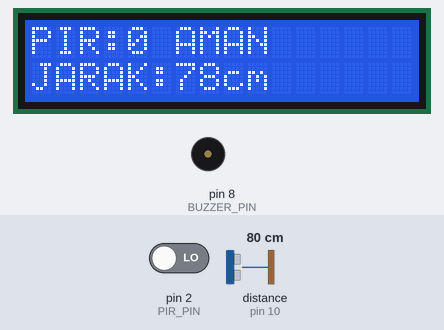
This sketch was run on a simulated Arduino Uno, built with avr-gcc and run on an emulated ATmega328P. Parts: 16×2 character LCD, buzzer (waves = sounding). Wiring (inferred from the names in the program): ultrasonic range finder: trigger pin 9; echo pin 10. Inputs (shaded band) come from the test bench; at power-on: pin 2 (PIR_PIN) LOW, distance to the obstacle (sensor on pin 10) 80 cm. The echo pulse lasts 58.3 µs per cm; what the sketch prints to the serial monitor is not drawn.

Above: at 3.2 s.
3.3 s: pin 2 (PIR_PIN) driven HIGH
At 4.6 s:
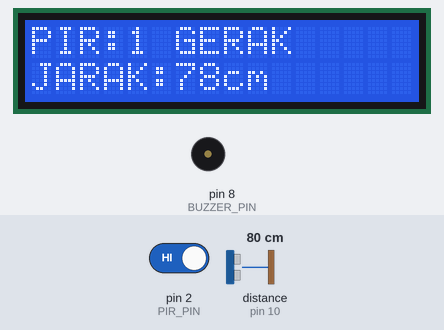
5.0 s: distance to the obstacle (sensor on pin 10) set to 56 cm
At 5.4 s:
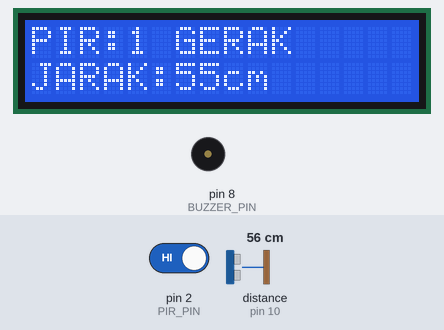
6.6 s: distance to the obstacle (sensor on pin 10) set to 47 cm
At 7.2 s:
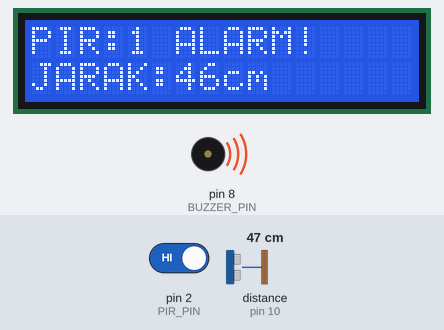
8.2 s: distance to the obstacle (sensor on pin 10) set to 120 cm
At 9.0 s:
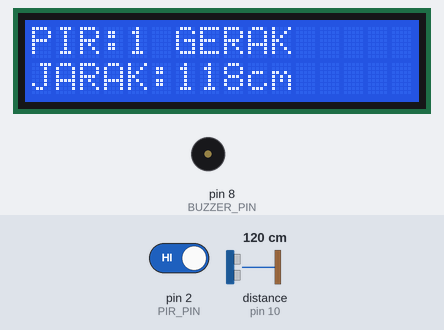
9.8 s: pin 2 (PIR_PIN) driven LOW
At 10.8 s:
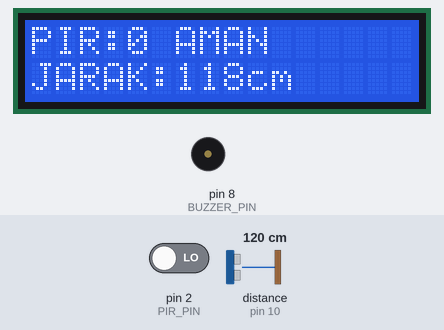
Timing chart, 0 to 12.5 s (numbered marks = the images above; inputs shaded):
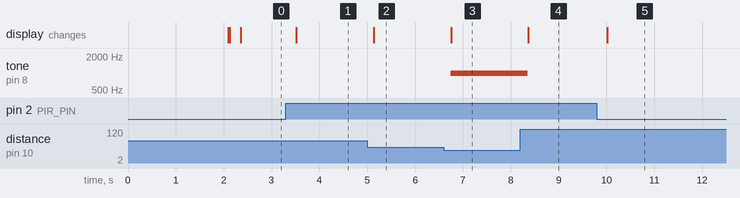

Measured:
- the behaviour switches between 52 and 51 cm on distance to the obstacle (sensor on pin 10) (found by bisection; images 2 and 3)
- after the input at 3.3 s, the display: changes after 0.22 s (image 1)
- after the input at 5.0 s, the display: changes after 0.14 s (image 2)
- after the input at 6.6 s, tone on pin 8 (BUZZER_PIN): silent → 1000 Hz after 0.14 s; the display: changes after 0.15 s (image 3)
- after the input at 8.2 s, tone on pin 8 (BUZZER_PIN): 1000 Hz → silent after 0.16 s; the display: changes after 0.17 s (image 4)
- after the input at 9.8 s, the display: changes after 0.22 s (image 5)

The sketch:

Percobaan_2.ino
```cpp
#include <Wire.h>
#include <LiquidCrystal_I2C.h>

LiquidCrystal_I2C lcd(0x27,16,2);

#define PIR_PIN 2
#define BUZZER_PIN 8
#define TRIG_PIN 9
#define ECHO_PIN 10

long duration;
int distance;
int motion;

void setup() {

  Serial.begin(9600);

  pinMode(PIR_PIN, INPUT);
  pinMode(BUZZER_PIN, OUTPUT);
  pinMode(TRIG_PIN, OUTPUT);
  pinMode(ECHO_PIN, INPUT);

  lcd.init();
  lcd.backlight();

  lcd.setCursor(0,0);
  lcd.print(" SMART HOME ");
  lcd.setCursor(0,1);
  lcd.print("   READY    ");

  delay(2000);
  lcd.clear();
}

void loop() {

  // Baca PIR
  motion = digitalRead(PIR_PIN);

  // Baca Ultrasonic
  digitalWrite(TRIG_PIN, LOW);
  delayMicroseconds(2);

  digitalWrite(TRIG_PIN, HIGH);
  delayMicroseconds(10);
  digitalWrite(TRIG_PIN, LOW);

  duration = pulseIn(ECHO_PIN, HIGH, 30000);

  if(duration == 0)
    distance = 999;
  else
    distance = duration * 0.034 / 2;

  // ===== LCD BARIS 1 =====
  lcd.setCursor(0,0);

  if(motion == HIGH && distance <= 50)
  {
    lcd.print("PIR:1 ALARM!  ");
    tone(BUZZER_PIN,1000);
  }
  else if(motion == HIGH)
  {
    lcd.print("PIR:1 GERAK   ");
    noTone(BUZZER_PIN);
  }
  else
  {
    lcd.print("PIR:0 AMAN    ");
    noTone(BUZZER_PIN);
  }

  // ===== LCD BARIS 2 =====
  lcd.setCursor(0,1);
  lcd.print("JARAK:");
  lcd.print(distance);
  lcd.print("cm   ");

  // ===== SERIAL =====
  Serial.print("PIR=");
  Serial.print(motion);
  Serial.print(" | Jarak=");
  Serial.print(distance);
  Serial.println(" cm");

  delay(200);
}
```

MasterSPI.cpp
```cpp
#include <SPI.h>
#include <MFRC522.h>

#define PIR_PIN 2
#define RST_PIN 3
#define RFID_SS 4

#define SLAVE_SS 7

#define BUZZER_PIN 8
#define TRIG_PIN 9
#define ECHO_PIN 10

MFRC522 rfid(RFID_SS, RST_PIN);

long duration;
int distance;
int motion;

void sendString(String data)
{
  digitalWrite(SLAVE_SS, LOW);

  for(int i=0;i<data.length();i++)
  {
    SPI.transfer(data[i]);
  }

  SPI.transfer('\n');

  digitalWrite(SLAVE_SS, HIGH);
}

void setup()
{
  Serial.begin(9600);

  pinMode(PIR_PIN, INPUT);
  pinMode(BUZZER_PIN, OUTPUT);

  pinMode(TRIG_PIN, OUTPUT);
  pinMode(ECHO_PIN, INPUT);

  pinMode(SLAVE_SS, OUTPUT);
  digitalWrite(SLAVE_SS, HIGH);

  SPI.begin();

  rfid.PCD_Init();
}

void loop()
{
  motion = digitalRead(PIR_PIN);

  digitalWrite(TRIG_PIN, LOW);
  delayMicroseconds(2);

  digitalWrite(TRIG_PIN, HIGH);
  delayMicroseconds(10);

  digitalWrite(TRIG_PIN, LOW);

  duration = pulseIn(ECHO_PIN, HIGH);

  distance = duration * 0.034 / 2;

  String cardStatus = "NOCARD";

  if(rfid.PICC_IsNewCardPresent() &&
     rfid.PICC_ReadCardSerial())
  {
      cardStatus = "CARD";

      Serial.print("UID: ");

      for(byte i=0;i<rfid.uid.size;i++)
      {
          Serial.print(rfid.uid.uidByte[i],HEX);
          Serial.print(" ");
      }

      Serial.println();

      rfid.PICC_HaltA();
  }

  if(motion == HIGH && distance < 50)
      tone(BUZZER_PIN,1000);
  else
      noTone(BUZZER_PIN);

  String data =
      String(motion) + "," +
      String(distance) + "," +
      cardStatus;

  sendString(data);

  Serial.println(data);

  delay(500);
}
```

MasterUART.cpp
```cpp
#include <SPI.h>
#include <MFRC522.h>
#include <SoftwareSerial.h>

SoftwareSerial mySerial(6,7);

#define PIR_PIN 2
#define BUZZER_PIN 8
#define TRIG_PIN 9
#define ECHO_PIN 10

#define SS_PIN 4
#define RST_PIN 3

MFRC522 rfid(SS_PIN,RST_PIN);

long duration;
int distance;
int motion;

void setup()
{
  Serial.begin(9600);
  mySerial.begin(9600);

  SPI.begin();
  rfid.PCD_Init();

  pinMode(PIR_PIN,INPUT);
  pinMode(BUZZER_PIN,OUTPUT);
  pinMode(TRIG_PIN,OUTPUT);
  pinMode(ECHO_PIN,INPUT);
}

void loop()
{
  motion=digitalRead(PIR_PIN);

  digitalWrite(TRIG_PIN,LOW);
  delayMicroseconds(2);

  digitalWrite(TRIG_PIN,HIGH);
  delayMicroseconds(10);

  digitalWrite(TRIG_PIN,LOW);

  duration=pulseIn(ECHO_PIN,HIGH);

  distance=duration*0.034/2;

  String card="NOCARD";

  if(rfid.PICC_IsNewCardPresent() &&
     rfid.PICC_ReadCardSerial())
  {
      card="CARD";
      rfid.PICC_HaltA();
  }

  String data =
  String(motion)+","+
  String(distance)+","+
  card;

  mySerial.println(data);

  delay(500);
}
```

SlaveI2C.cpp
```cpp
#include <Wire.h>
#include <LiquidCrystal_I2C.h>

LiquidCrystal_I2C lcd(0x27,16,2);

String dataMasuk="";

void receiveEvent(int howMany)
{
  dataMasuk="";

  while(Wire.available())
  {
    char c = Wire.read();
    dataMasuk += c;
  }
}

void setup()
{
  Wire.begin(8);

  Wire.onReceive(receiveEvent);

  lcd.init();
  lcd.backlight();

  lcd.print("SMART HOME");
}

void loop()
{
  lcd.setCursor(0,0);
  lcd.print("                ");
  lcd.setCursor(0,0);
  lcd.print(dataMasuk);

  delay(200);
}
```

SlaveUART.cpp
```cpp
#include <SoftwareSerial.h>
#include <LiquidCrystal_I2C.h>

SoftwareSerial mySerial(6,7);

LiquidCrystal_I2C lcd(0x27,16,2);

String data="";

void setup()
{
  mySerial.begin(9600);

  lcd.init();
  lcd.backlight();
}

void loop()
{
  if(mySerial.available())
  {
    data=mySerial.readStringUntil('\n');

    lcd.clear();

    lcd.setCursor(0,0);
    lcd.print(data.substring(0,16));

    lcd.setCursor(0,1);

    if(data.length()>16)
      lcd.print(data.substring(16));
  }
}
```

masterI2C.cpp
```cpp
#include <Wire.h>
#include <SPI.h>
#include <MFRC522.h>

#define PIR_PIN 2
#define BUZZER_PIN 8
#define TRIG_PIN 9
#define ECHO_PIN 10

#define SS_PIN 4
#define RST_PIN 3

MFRC522 rfid(SS_PIN, RST_PIN);

long duration;
int distance;
int motion;

String dataKirim;

void setup()
{
  Serial.begin(9600);

  Wire.begin();

  SPI.begin();
  rfid.PCD_Init();

  pinMode(PIR_PIN, INPUT);
  pinMode(BUZZER_PIN, OUTPUT);
  pinMode(TRIG_PIN, OUTPUT);
  pinMode(ECHO_PIN, INPUT);
}

void loop()
{
  motion = digitalRead(PIR_PIN);

  digitalWrite(TRIG_PIN, LOW);
  delayMicroseconds(2);

  digitalWrite(TRIG_PIN, HIGH);
  delayMicroseconds(10);
  digitalWrite(TRIG_PIN, LOW);

  duration = pulseIn(ECHO_PIN, HIGH);

  distance = duration * 0.034 / 2;

  String rfidStatus = "NOCARD";

  if (rfid.PICC_IsNewCardPresent() &&
      rfid.PICC_ReadCardSerial())
  {
    rfidStatus = "CARD";

    for (byte i=0;i<rfid.uid.size;i++)
    {
      Serial.print(rfid.uid.uidByte[i],HEX);
      Serial.print(" ");
    }
    Serial.println();

    rfid.PICC_HaltA();
  }

  if(motion==HIGH && distance<50)
      tone(BUZZER_PIN,1000);
  else
      noTone(BUZZER_PIN);

  dataKirim =
      String(motion) + "," +
      String(distance) + "," +
      rfidStatus;

  Wire.beginTransmission(8);

  for(int i=0;i<dataKirim.length();i++)
  {
    Wire.write(dataKirim[i]);
  }

  Wire.endTransmission();

  delay(500);
}
```
